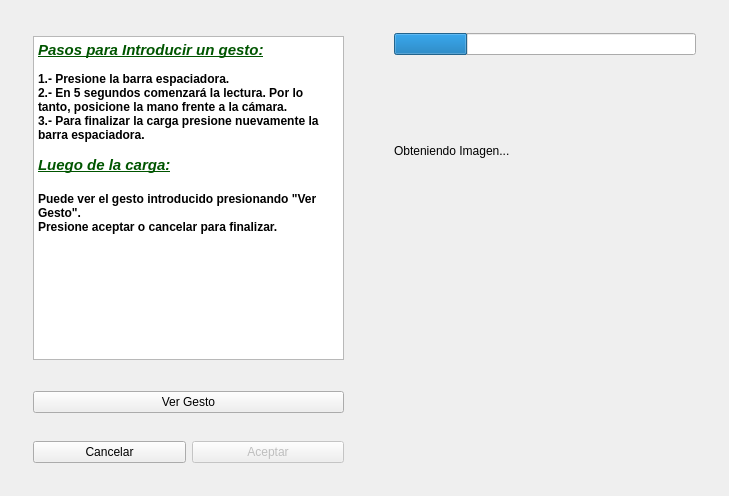
<?xml version="1.0" encoding="UTF-8"?>
<ui version="4.0">
 <class>NewGestureClass</class>
 <widget class="QDialog" name="NewGestureClass">
  <property name="geometry">
   <rect>
    <x>0</x>
    <y>0</y>
    <width>713</width>
    <height>484</height>
   </rect>
  </property>
  <property name="focusPolicy">
   <enum>Qt::StrongFocus</enum>
  </property>
  <property name="windowTitle">
   <string>Nuevo Gesto</string>
  </property>
  <layout class="QHBoxLayout" name="horizontalLayout_2">
   <item>
    <widget class="QWidget" name="widget_3" native="true">
     <layout class="QVBoxLayout" name="verticalLayout">
      <item>
       <widget class="QWidget" name="widget_2" native="true">
        <layout class="QGridLayout" name="gridLayout">
         <item row="0" column="0">
          <widget class="QTextEdit" name="textEdit">
           <property name="minimumSize">
            <size>
             <width>311</width>
             <height>324</height>
            </size>
           </property>
           <property name="maximumSize">
            <size>
             <width>311</width>
             <height>324</height>
            </size>
           </property>
           <property name="readOnly">
            <bool>true</bool>
           </property>
           <property name="html">
            <string>&lt;!DOCTYPE HTML PUBLIC &quot;-//W3C//DTD HTML 4.0//EN&quot; &quot;http://www.w3.org/TR/REC-html40/strict.dtd&quot;&gt;
&lt;html&gt;&lt;head&gt;&lt;meta name=&quot;qrichtext&quot; content=&quot;1&quot; /&gt;&lt;style type=&quot;text/css&quot;&gt;
p, li { white-space: pre-wrap; }
&lt;/style&gt;&lt;/head&gt;&lt;body style=&quot; font-family:'MS Shell Dlg 2'; font-size:8.25pt; font-weight:400; font-style:normal;&quot;&gt;
&lt;p style=&quot; margin-top:0px; margin-bottom:0px; margin-left:0px; margin-right:0px; -qt-block-indent:0; text-indent:0px;&quot;&gt;&lt;span style=&quot; font-size:11pt; font-weight:600; font-style:italic; text-decoration: underline; color:#005500;&quot;&gt;Pasos para Introducir un gesto:&lt;/span&gt;&lt;/p&gt;
&lt;p style=&quot;-qt-paragraph-type:empty; margin-top:0px; margin-bottom:0px; margin-left:0px; margin-right:0px; -qt-block-indent:0; text-indent:0px; font-size:8pt; font-weight:600; font-style:italic; color:#005500;&quot;&gt;&lt;/p&gt;
&lt;p style=&quot; margin-top:0px; margin-bottom:0px; margin-left:0px; margin-right:0px; -qt-block-indent:0; text-indent:0px;&quot;&gt;&lt;span style=&quot; font-size:9pt; font-weight:600; color:#000000;&quot;&gt;1.- Presione la barra espaciadora.&lt;/span&gt;&lt;/p&gt;
&lt;p style=&quot; margin-top:0px; margin-bottom:0px; margin-left:0px; margin-right:0px; -qt-block-indent:0; text-indent:0px;&quot;&gt;&lt;span style=&quot; font-size:9pt; font-weight:600; color:#000000;&quot;&gt;2.- En 5 segundos comenzará la lectura. Por lo tanto, posicione la mano frente a la cámara.&lt;/span&gt;&lt;/p&gt;
&lt;p style=&quot; margin-top:0px; margin-bottom:0px; margin-left:0px; margin-right:0px; -qt-block-indent:0; text-indent:0px;&quot;&gt;&lt;span style=&quot; font-size:9pt; font-weight:600; color:#000000;&quot;&gt;3.- Para finalizar la carga presione nuevamente la barra espaciadora.&lt;/span&gt;&lt;/p&gt;
&lt;p style=&quot;-qt-paragraph-type:empty; margin-top:0px; margin-bottom:0px; margin-left:0px; margin-right:0px; -qt-block-indent:0; text-indent:0px; font-size:9pt; font-weight:600; color:#000000;&quot;&gt;&lt;/p&gt;
&lt;p style=&quot; margin-top:0px; margin-bottom:0px; margin-left:0px; margin-right:0px; -qt-block-indent:0; text-indent:0px;&quot;&gt;&lt;span style=&quot; font-size:11pt; font-weight:600; font-style:italic; text-decoration: underline; color:#005500;&quot;&gt;Luego de la carga:&lt;/span&gt;&lt;/p&gt;
&lt;p style=&quot;-qt-paragraph-type:empty; margin-top:0px; margin-bottom:0px; margin-left:0px; margin-right:0px; -qt-block-indent:0; text-indent:0px; font-size:11pt; font-weight:600; font-style:italic; text-decoration: underline; color:#005500;&quot;&gt;&lt;/p&gt;
&lt;p style=&quot; margin-top:0px; margin-bottom:0px; margin-left:0px; margin-right:0px; -qt-block-indent:0; text-indent:0px;&quot;&gt;&lt;span style=&quot; font-size:9pt; font-weight:600; color:#000000;&quot;&gt;Puede ver el gesto introducido presionando &quot;Ver Gesto&quot;.&lt;/span&gt;&lt;/p&gt;
&lt;p style=&quot; margin-top:0px; margin-bottom:0px; margin-left:0px; margin-right:0px; -qt-block-indent:0; text-indent:0px;&quot;&gt;&lt;span style=&quot; font-size:9pt; font-weight:600; color:#000000;&quot;&gt;Presione aceptar o cancelar para finalizar.&lt;/span&gt;&lt;/p&gt;
&lt;p style=&quot;-qt-paragraph-type:empty; margin-top:0px; margin-bottom:0px; margin-left:0px; margin-right:0px; -qt-block-indent:0; text-indent:0px; font-size:9pt; font-weight:600; color:#000000;&quot;&gt;&lt;/p&gt;
&lt;p style=&quot;-qt-paragraph-type:empty; margin-top:0px; margin-bottom:0px; margin-left:0px; margin-right:0px; -qt-block-indent:0; text-indent:0px; font-size:9pt; font-weight:600; color:#005500;&quot;&gt;&lt;/p&gt;&lt;/body&gt;&lt;/html&gt;</string>
           </property>
          </widget>
         </item>
        </layout>
       </widget>
      </item>
      <item>
       <widget class="QWidget" name="viewWidget" native="true">
        <layout class="QGridLayout" name="gridLayout_2">
         <item row="0" column="0">
          <widget class="QPushButton" name="gestureView">
           <property name="focusPolicy">
            <enum>Qt::NoFocus</enum>
           </property>
           <property name="text">
            <string>Ver Gesto</string>
           </property>
          </widget>
         </item>
        </layout>
       </widget>
      </item>
      <item>
       <widget class="QWidget" name="widget" native="true">
        <layout class="QHBoxLayout" name="horizontalLayout">
         <item>
          <widget class="QPushButton" name="reject">
           <property name="focusPolicy">
            <enum>Qt::NoFocus</enum>
           </property>
           <property name="text">
            <string>Cancelar</string>
           </property>
          </widget>
         </item>
         <item>
          <widget class="QPushButton" name="accept">
           <property name="enabled">
            <bool>false</bool>
           </property>
           <property name="focusPolicy">
            <enum>Qt::NoFocus</enum>
           </property>
           <property name="text">
            <string>Aceptar</string>
           </property>
          </widget>
         </item>
        </layout>
       </widget>
      </item>
     </layout>
    </widget>
   </item>
   <item>
    <widget class="QWidget" name="widget_4" native="true">
     <layout class="QVBoxLayout" name="verticalLayout_3">
      <item>
       <widget class="QWidget" name="captureWidget" native="true">
        <layout class="QGridLayout" name="gridLayout_3">
         <item row="1" column="0">
          <widget class="QLabel" name="imageLabel">
           <property name="minimumSize">
            <size>
             <width>270</width>
             <height>180</height>
            </size>
           </property>
           <property name="maximumSize">
            <size>
             <width>270</width>
             <height>180</height>
            </size>
           </property>
           <property name="text">
            <string>Obteniendo Imagen...</string>
           </property>
          </widget>
         </item>
         <item row="0" column="0">
          <widget class="QProgressBar" name="progressBar">
           <property name="maximum">
            <number>99</number>
           </property>
           <property name="value">
            <number>24</number>
           </property>
           <property name="textVisible">
            <bool>false</bool>
           </property>
          </widget>
         </item>
        </layout>
       </widget>
      </item>
      <item>
       <widget class="paintMovement" name="visualWidget" native="true">
        <property name="minimumSize">
         <size>
          <width>324</width>
          <height>216</height>
         </size>
        </property>
        <property name="maximumSize">
         <size>
          <width>324</width>
          <height>216</height>
         </size>
        </property>
       </widget>
      </item>
     </layout>
    </widget>
   </item>
  </layout>
 </widget>
 <layoutdefault spacing="6" margin="11"/>
 <customwidgets>
  <customwidget>
   <class>paintMovement</class>
   <extends>QWidget</extends>
   <header location="global">paintmovement.h</header>
   <container>1</container>
  </customwidget>
 </customwidgets>
 <resources/>
 <connections>
  <connection>
   <sender>accept</sender>
   <signal>clicked()</signal>
   <receiver>NewGestureClass</receiver>
   <slot>accept()</slot>
   <hints>
    <hint type="sourcelabel">
     <x>337</x>
     <y>448</y>
    </hint>
    <hint type="destinationlabel">
     <x>315</x>
     <y>378</y>
    </hint>
   </hints>
  </connection>
  <connection>
   <sender>reject</sender>
   <signal>clicked()</signal>
   <receiver>NewGestureClass</receiver>
   <slot>reject()</slot>
   <hints>
    <hint type="sourcelabel">
     <x>101</x>
     <y>448</y>
    </hint>
    <hint type="destinationlabel">
     <x>110</x>
     <y>378</y>
    </hint>
   </hints>
  </connection>
  <connection>
   <sender>gestureView</sender>
   <signal>clicked()</signal>
   <receiver>NewGestureClass</receiver>
   <slot>viewGesture()</slot>
   <hints>
    <hint type="sourcelabel">
     <x>62</x>
     <y>392</y>
    </hint>
    <hint type="destinationlabel">
     <x>50</x>
     <y>472</y>
    </hint>
   </hints>
  </connection>
 </connections>
 <slots>
  <slot>viewGesture()</slot>
 </slots>
</ui>
